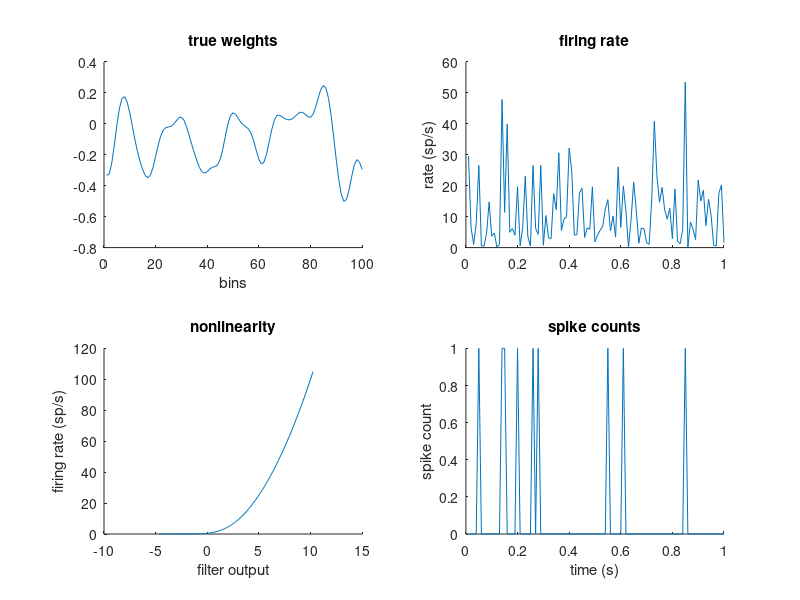

Here is the MATLAB script that generated this plot: (Note: this script raises an error after producing the figure.)
% demo_PoissonGLM.m
%
% Simulate and recover weights from a Poisson GLM under an exponential or
% generalized-softplus nonlinearity 

addpath nlfuns
addpath loglifuns
clear;  % clear memory

%% 1. Make simulated dataset =============

dtbin = .01; % bin size for representing time (s)

nw = 100;  % number of weights

% Create stimulus 
nsec = 100;   % stimulus length 
nsamps = round(nsec/dtbin);  % number of bins
X = randn(nsamps,nw); % stimulus 

% Generate weights
sigsmooth = 2.5;  % sigma for smoothing true weights
gfilt = normpdf((1:nw)',nw/2,sigsmooth);  % Gaussian smoothing filter
wts = real(ifft(fft(randn(nw,1)).*fft(gfilt)));  % generate random smooth weights
wts = wts./norm(wts); % normalize weights to be unit vector

% Set up nonlinearity
nonlinearityTYPE = 2;  % (0 = exp, 1 = softplus p=0.6, 2 = softplus p=2)
switch nonlinearityTYPE
    case 0   % ---- set nonlinearity to exponential ---------
        fnlin = @exp; % set nonlinearity to exp

        % adjust model-specific params
        bias = 1.3;  % Set bias
        ptrue = 1; % not used, but set this to default so we don't get an error

    case 1 % ---- set nonlinearity to softplus p = 0.6 -------
    ptrue = .6;  % power
    fnlin = @(x)(log(1+exp(x)).^ptrue);

    % adjust model-specific params
    bias = 20; % Set bias
    wts = wts./norm(wts)*40; % set weights to be larger in amplitude

    otherwise % ---- set nonlinearity to softplus p = 2 -------
    ptrue = 2;  % power
    fnlin = @(x)(log(1+exp(x)).^ptrue);

    % adjust model-specific params
    bias = 2.5; % Set bias
    wts = wts./norm(wts)*2; % set weights to be larger in amplitude
end

% Simulate response
filteroutput = (X*wts) + bias; % output of filter + bias
rate = fnlin(filteroutput);  % conditional intensity
sps = poissrnd(rate*dtbin);  % spike train

% ======  Make plots showing true params and spike rates =========

subplot(221);  % plot weights
plot(wts); 
box off; title('true weights'); xlabel('bins');

subplot(223);  % plot nonlinearity
xx = min(filteroutput):.1:max(filteroutput);
plot(xx,fnlin(xx));  box off; 
title('nonlinearity'); xlabel('filter output'); ylabel('firing rate (sp/s)');

subplot(222);  % plot firing rate
tt = 1:min(nsamps,1/dtbin); % time bins to plot
plot(tt*dtbin,rate(tt)); box off; ylabel('rate (sp/s)'); title('firing rate');
subplot(224);  % plot spike counts
plot(tt*dtbin,sps(tt));  box off;    
ylabel('spike count'); xlabel('time (s)'); title('spike counts');

fprintf('------ Simulated dataset -------\n')
fprintf('number of bins: %d\n',nsamps);
fprintf('max spike rate: %.1f sp/s\n',max(rate));
fprintf('total spikes:  %d\n\n', sum(sps));


%% === 2. Fit poisson GLM using exponential nonlinearity ====================

Xmat = [X, ones(nsamps,1)];  % design matrix

% -- Set options --- 
opts = optimoptions('fminunc','algorithm','trust-region','SpecifyObjectiveGradient',true,'HessianFcn','objective','display','off');

% -- Make loss function and minimize -----
lossfunexp = @(w)neglogli_poissGLM_expnlin(w,Xmat,sps,dtbin); % set negative log-likelihood as loss func
prs0 = randn(nw+1,1)*.1;  % initialize weights randomly
prsMLexp = fminunc(lossfunexp,prs0,opts);

wMLexp = prsMLexp(1:nw);  % ML estimate of weights under exp nonlinearity
bMLexp = prsMLexp(nw+1);  % ML estimate of bias b under exp nonlinearity

%% === 3. Fit poisson GLM using true generalized-softplus nonlinearity ====================

% -- Make loss function and minimize -----
nlfun = @(x)gnlzsoftplusfun(x,ptrue);  % set nonlinearity
lossfunsp = @(w)neglogli_PoissGLM(w,Xmat, sps,nlfun,dtbin); % negative log-li fun
prs0 = prsMLexp; % initialize weights from exp fit
%prs0 = [wts;bias]; % initialize weights from ground truth
prsMLsp = fminunc(lossfunsp,prs0,opts);

wMLsp = prsMLsp(1:nw); % ML estimate of weights under (true) softplus nonlinearity
bMLsp = prsMLsp(nw+1); % ML estimate of bias under (true) softplus nonlinearity

%% === 4. Fit poisson GLM using generalized-softplus nonlinearity for a grid of p values ====================

pgrid = 0.3:.1:4;
ngrid = length(pgrid);

prsHat = zeros(nw+1,ngrid);
lossgrid = zeros(ngrid,1);
prs0 = prsMLexp; % initialize weights from exp fit
fprintf('----- fitting weights for grid over p ------ \n');
for jj = 1:ngrid

    % -- Make loss function and minimize -----
    pval = pgrid(jj);
    nlfun = @(x)gnlzsoftplusfun(x,pval);  % set nonlinearity
    lossfunsp = @(w)neglogli_PoissGLM(w,Xmat, sps,nlfun,dtbin); % negative log-li fun
    prsML = fminunc(lossfunsp,prs0,opts);
    prsHat(:,jj) = prsML;
    lossgrid(jj) = lossfunsp(prsML);

    % initialize next fit from current fit
    prs0 = prsML;
    if mod(jj,5)==0
        fprintf('(iter %d, p=%.1f): neglogli = %.2f\n', jj,pval,lossgrid(jj));
    end
end
  
subplot(222);
plot(pgrid,lossgrid,'-o'); box off;
xlabel('power p'); ylabel('negative log-li');

% Select p using the minimum of negative log-likelihood
[~,jjmin] = min(lossgrid);  % find minimal value of loss
wMLjoint = prsHat(1:nw,jjmin);  % extract weights
bMLjoint = prsHat(nw+1,jjmin);  % extract bias b
powML = pgrid(jjmin);  % extract power p

% %% === 5. Alternatively, let's see if we can recover the weights AND the power p via joint optimization ===================
% 
% % initialize parameters
% pow0 = 1;  % initial value of power
% prs0 = prsMLexp; % initialize weights from exp fit
% 
% % -- Make loss function under softplus nonlinearity and minimize for weights-----
% nlfun0 = @(x)gnlzsoftplusfun(x,pow0);  % set nonlinearity
% lossfun_wts = @(w)neglogli_PoissGLM(w,Xmat,sps,nlfun0,dtbin); % negative log-li fun
% prshat0 = fminunc(lossfun_wts,prs0,opts);
% 
% jointprs0 = [prshat0;pow0];
% 
% % -- Make loss function and minimize jointly for weights and power p -----
% lossfun_joint = @(wnl)neglogli_PoissGLM_wts_and_nlin(wnl,Xmat,sps,@gnlzsoftplusfun,dtbin); % negative log-li fun
% opts1 = optimoptions('fminunc','display','iter','MaxFunctionEvaluations',1e5);
% jointprs_hat= fminunc(lossfun_joint,jointprs0,opts1);
% 
% wMLjoint = jointprs_hat(1:nw);
% bMLjoint = jointprs_hat(nw+1);
% powML = jointprs_hat(end);


%% ==== 5. Make figs and print results ============

% Report result
fprintf('\n------ Fitting Results -------\n')
fprintf('     True vs exp:  corr coeff= %.2f\n', corr(wts,wMLexp));
fprintf('True vs softplus:  corr coeff= %.2f\n', corr(wts,wMLsp));
fprintf('   True vs joint:  corr coeff= %.2f\n', corr(wts,wMLjoint));
fprintf('\n    b true: %.2f\n',bias);
fprintf('     b-exp: %.2f\n',bMLexp);
fprintf('b-softplus: %.2f\n',bMLsp);
fprintf('   b-joint: %.2f\n',bMLjoint);

% Make plots
subplot(224);
ttw = 1:nw;
plot(ttw,wts./norm(wts),ttw,wMLexp./norm(wMLexp),ttw,wMLsp./norm(wMLsp));
axis tight;
xlabel('time bin'); ylabel('coefficient');
title('normalized true and inferred weights');
legend('true','ML-exp','ML-sp');

fprintf('\ntrue vs inferred power p:  %.2f, %.2f\n', ptrue,powML);
